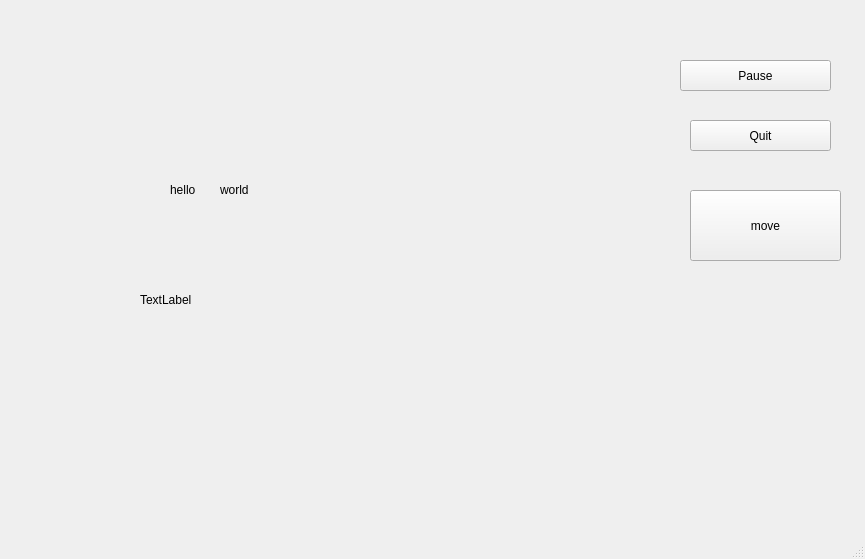
<?xml version="1.0" encoding="UTF-8"?>
<ui version="4.0">
 <class>MainWindow</class>
 <widget class="QMainWindow" name="MainWindow">
  <property name="geometry">
   <rect>
    <x>0</x>
    <y>0</y>
    <width>865</width>
    <height>559</height>
   </rect>
  </property>
  <property name="windowTitle">
   <string>MainWindow</string>
  </property>
  <widget class="QWidget" name="centralwidget">
   <widget class="QPushButton" name="pushButton">
    <property name="geometry">
     <rect>
      <x>680</x>
      <y>60</y>
      <width>151</width>
      <height>31</height>
     </rect>
    </property>
    <property name="text">
     <string>Pause</string>
    </property>
   </widget>
   <widget class="QPushButton" name="pushButton_2">
    <property name="geometry">
     <rect>
      <x>690</x>
      <y>120</y>
      <width>141</width>
      <height>31</height>
     </rect>
    </property>
    <property name="text">
     <string>Quit</string>
    </property>
   </widget>
   <widget class="QLabel" name="label">
    <property name="geometry">
     <rect>
      <x>170</x>
      <y>180</y>
      <width>69</width>
      <height>19</height>
     </rect>
    </property>
    <property name="text">
     <string>hello</string>
    </property>
   </widget>
   <widget class="QPushButton" name="pushButton_3">
    <property name="geometry">
     <rect>
      <x>690</x>
      <y>190</y>
      <width>151</width>
      <height>71</height>
     </rect>
    </property>
    <property name="text">
     <string>move</string>
    </property>
   </widget>
   <widget class="QLabel" name="label_2">
    <property name="geometry">
     <rect>
      <x>220</x>
      <y>180</y>
      <width>69</width>
      <height>19</height>
     </rect>
    </property>
    <property name="text">
     <string>world</string>
    </property>
   </widget>
   <widget class="QLabel" name="q">
    <property name="geometry">
     <rect>
      <x>140</x>
      <y>290</y>
      <width>69</width>
      <height>19</height>
     </rect>
    </property>
    <property name="text">
     <string>TextLabel</string>
    </property>
   </widget>
  </widget>
  <widget class="QMenuBar" name="menubar">
   <property name="geometry">
    <rect>
     <x>0</x>
     <y>0</y>
     <width>865</width>
     <height>25</height>
    </rect>
   </property>
  </widget>
  <widget class="QStatusBar" name="statusbar"/>
 </widget>
 <resources/>
 <connections/>
</ui>
